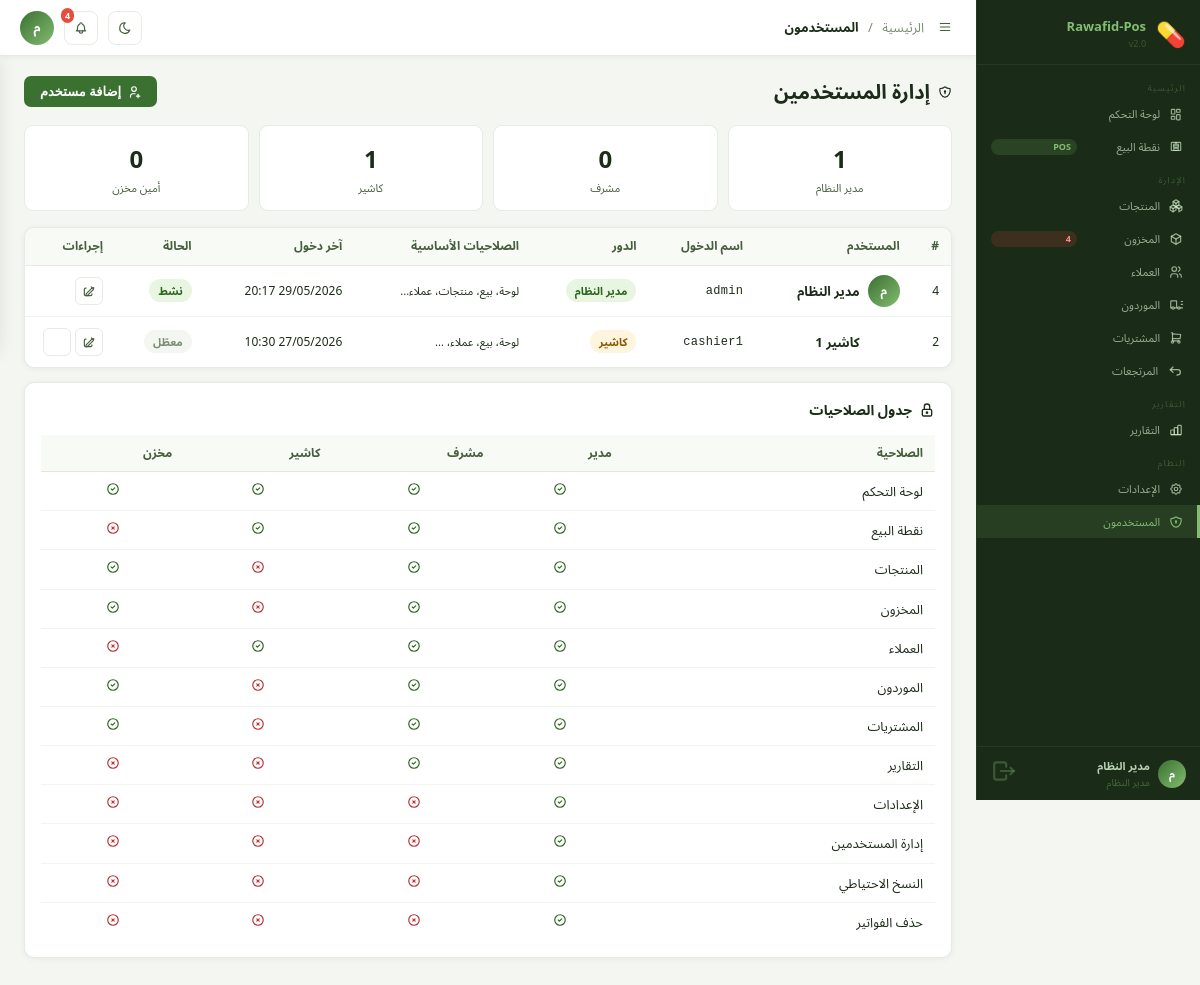
/?page=users (signed in), run on the app's committed database.
### tables this page shows
CREATE TABLE `users` (
  `id` int(11) NOT NULL AUTO_INCREMENT,
  `username` varchar(50) NOT NULL,
  `password` varchar(255) NOT NULL,
  `full_name` varchar(100) NOT NULL,
  `role` enum('admin','cashier','warehouse','supervisor') DEFAULT 'cashier',
  `email` varchar(100) DEFAULT NULL,
  `phone` varchar(20) DEFAULT NULL,
  `is_active` tinyint(1) DEFAULT 1,
  `last_login` timestamp NULL DEFAULT NULL,
  `created_at` timestamp NOT NULL DEFAULT current_timestamp(),
  PRIMARY KEY (`id`),
  UNIQUE KEY `username` (`username`)
);

### app/Controllers/UserController.php (called while the page is built, shortened)
<?php
class UserController {
    public function index(): void {
        require ROOT . '/app/Views/layouts/main.php';
    }
}

### config/Database.php (called while the page is built, shortened)
<?php
class Database {
    private static $instance = null;
    private $conn;
    private function __construct() {
        try {
            $this->conn = new PDO(
                "mysql:host=" . DB_HOST . ";dbname=" . DB_NAME . ";charset=" . DB_CHARSET,
                DB_USER,
                DB_PASS,
                [
                    PDO::ATTR_ERRMODE            => PDO::ERRMODE_EXCEPTION,
                    PDO::ATTR_DEFAULT_FETCH_MODE => PDO::FETCH_ASSOC,
                    PDO::ATTR_EMULATE_PREPARES   => false,
                    PDO::MYSQL_ATTR_INIT_COMMAND => "SET NAMES utf8mb4 COLLATE utf8mb4_unicode_ci"
                ]
            );
        } catch (PDOException $e) {
            die('<div style="direction:rtl;font-family:Arial;padding:30px;background:#fee;border:2px solid #f00;border-radius:8px;margin:20px">
                <h3>❌ خطأ في الاتصال بقاعدة البيانات</h3>
                <p>تأكد من تشغيل XAMPP وإنشاء قاعدة البيانات <strong>pos_system</strong></p>
                <p style="color:#999;font-size:13px">' . $e->getMessage() . '</p>
            </div>');
        }
    }
    public static function getInstance(): self {
        if (self::$instance === null) {
            self::$instance = new self();
        }
        return self::$instance;
    }
    public function query(string $sql, array $params = []): PDOStatement {
        $stmt = $this->conn->prepare($sql);
        $stmt->execute($params);
        return $stmt;
    }
    public function fetchAll(string $sql, array $params = []): array {
        return $this->query($sql, $params)->fetchAll();
    }
}

### app/Helpers/Helper.php (called while the page is built, shortened)
<?php
class Helper {
    public static function formatDate(string $date, string $format = 'd/m/Y H:i'): string {
        return date($format, strtotime($date));
    }
    public static function e(mixed $val): string {
        return htmlspecialchars((string)$val, ENT_QUOTES, 'UTF-8');
    }
}

### app/Helpers/Auth.php (called while the page is built, shortened)
<?php
class Auth {
    public static function id(): int|null {
        return $_SESSION['user_id'] ?? null;
    }
}

### app/Views/users/index.php (the view, shortened to what this page needs)
<?php
function render_svg_icon($name, $size = 16, $color = 'currentColor') {
    $icons = [
        'check' => '<path d="M5 12l5 5l10 -10" />',
        'ban'   => '<path d="M12 12m-9 0a9 9 0 1 0 18 0a9 9 0 1 0 -18 0" /><path d="M5.7 5.7l12.6 12.6" />'
    ];
    $path = isset($icons[$name]) ? $icons[$name] : '';
    echo '<svg xmlns="http://www.w3.org/2000/svg" width="'.$size.'" height="'.$size.'" viewBox="0 0 24 24" stroke-width="2" stroke="'.$color.'" fill="none" stroke-linecap="round" stroke-linejoin="round">' .
         '<path stroke="none" d="M0 0h24v24H0z" fill="none"/>' .
         $path .
         '</svg>';
}
?>
<?php
$db    = Database::getInstance();
$users = $db->fetchAll("SELECT * FROM users ORDER BY role, created_at DESC");
$roles = ['admin'=>'مدير النظام','supervisor'=>'مشرف','cashier'=>'كاشير','warehouse'=>'أمين مخزن'];
$roleBadges = ['admin'=>'badge-success','supervisor'=>'badge-info','cashier'=>'badge-warning','warehouse'=>'badge-secondary'];
?>
<div class="page-header">
  <h1 class="page-title"> إدارة المستخدمين</h1>
  <button class="btn btn-primary" onclick="openUserModal()">
 إضافة مستخدم
  </button>
</div>
<div class="usr-stats">
  <?php
  $rCounts = array_count_values(array_column($users,'role'));
  foreach ($roles as $k=>$v):
    $cnt = $rCounts[$k] ?? 0;
  ?>
  <div class="usr-stat-card">
    <div class="usr-stat-val"><?= $cnt ?></div>
    <div class="usr-stat-lbl"><?= $v ?></div>
  </div>
  <?php endforeach; ?>
</div>
<div class="card card-flush">
  <div class="table-wrap">
    <table class="data-table">
      <thead>
        <tr>
          <th>#</th><th>المستخدم</th><th>اسم الدخول</th><th>الدور</th>
          <th>الصلاحيات الأساسية</th><th>آخر دخول</th><th>الحالة</th><th class="w-90">إجراءات</th>
        </tr>
      </thead>
      <tbody>
        <?php foreach ($users as $u):
          $perms     = ROLE_PERMISSIONS[$u['role']] ?? [];
          $permLabel = implode('، ', array_slice(array_map(fn($p) => [
            'dashboard'=>'لوحة','pos'=>'بيع','products'=>'منتجات',
            'customers'=>'عملاء','reports'=>'تقارير','inventory'=>'مخزون',
            'settings'=>'إعدادات','manage_users'=>'مستخدمين','purchases'=>'مشتريات'
          ][$p] ?? '', $perms), 0, 4));
        ?>
        <tr>
          <td class="u-style-158"><?= $u['id'] ?></td>
          <td>
            <div class="flex items-center gap-2">
              <div class="usr-avatar usr-role-<?= Helper::e($u['role']) ?>">
                <?= mb_strtoupper(mb_substr($u['full_name'],0,1)) ?>
              </div>
              <div>
                <div class="u-style-159"><?= Helper::e($u['full_name']) ?></div>
              </div>
            </div>
          </td>
          <td class="mono cell-regular"><?= Helper::e($u['username']) ?></td>
          <td>
            <span class="badge <?= $roleBadges[$u['role']] ?? 'badge-secondary' ?>">
              <?= $roles[$u['role']] ?? $u['role'] ?>
            </span>
          </td>
          <td class="u-style-160"><?= $permLabel ?>...</td>
          <td class="cell-muted">
            <?= $u['last_login'] ? Helper::formatDate($u['last_login'],'d/m/Y H:i') : '<span class="u-style-161">لم يدخل بعد</span>' ?>
          </td>
          <td>
            <span class="badge <?= $u['is_active'] ? 'badge-success' : 'badge-secondary' ?>">
              <?= $u['is_active'] ? 'نشط' : 'معطّل' ?>
            </span>
          </td>
          <td>
            <div class="action-btns">
              <button onclick="openUserModal(<?= $u['id'] ?>)" class="action-btn edit" title="تعديل">
              </button>
              <?php if ($u['id'] !== Auth::id()): ?>
              <a href="?page=users&action=toggle&id=<?= $u['id'] ?>"
                 class="action-btn <?= $u['is_active'] ? 'delete' : 'view' ?>"
                 title="<?= $u['is_active'] ? 'تعطيل' : 'تفعيل' ?>"
                 onclick="return confirm('<?= $u['is_active'] ? 'تعطيل' : 'تفعيل' ?> هذا المستخدم؟')">
                <div class="status-icon">
    <?php render_svg_icon($u['is_active'] ? 'check' : 'ban', 16, $u['is_active'] ? 'var(--success)' : 'var(--danger)'); ?>
</div>
              </a>
              <?php endif; ?>
            </div>
          </td>
        </tr>
        <?php endforeach; ?>
      </tbody>
    </table>
  </div>
</div>
<div class="card">
  <div class="card-header">
    <h3 class="card-title"> جدول الصلاحيات</h3>
  </div>
  <div class="table-wrap">
    <table class="data-table">
      <thead>
        <tr>
          <th>الصلاحية</th>
          <th class="text-center">مدير</th>
          <th class="text-center">مشرف</th>
          <th class="text-center">كاشير</th>
          <th class="text-center">مخزن</th>
        </tr>
      </thead>
      <tbody>
        <?php
        $permList = [
          'dashboard' => 'لوحة التحكم','pos' => 'نقطة البيع','products' => 'المنتجات',
          'inventory' => 'المخزون','customers' => 'العملاء','suppliers' => 'الموردون',
          'purchases' => 'المشتريات','reports' => 'التقارير',
          'settings' => 'الإعدادات','manage_users' => 'إدارة المستخدمين',
          'backup' => 'النسخ الاحتياطي','delete_invoices' => 'حذف الفواتير',
        ];
        foreach ($permList as $pkey => $plabel):
        ?>
        <tr>
          <td><?= $plabel ?></td>
          <?php foreach (['admin','supervisor','cashier','warehouse'] as $role): ?>
          <td class="text-center">
          </td>
          <?php endforeach; ?>
        </tr>
        <?php endforeach; ?>
      </tbody>
    </table>
  </div>
</div>

### assets/css/base.css (style rules this page uses)
*, *::before, *::after { box-sizing: border-box; margin: 0; padding: 0; }
html { font-size: 15px; }
body { font-family: "Segoe UI", Tahoma, "Noto Sans Arabic", Arial, sans-serif; background: var(--bg); color: var(--text); direction: rtl; min-height: 100vh; line-height: 1.55; font-weight: 400; text-rendering: optimizeLegibility; -webkit-font-smoothing: antialiased; }
a { color: inherit; }

### assets/css/layout.css (style rules this page uses)
.page-header { display: flex; align-items: center; justify-content: space-between; gap: 16px; margin-bottom: 18px; }
.page-title { font-size: 20px; font-weight: 750; color: var(--text); display: flex; align-items: center; gap: 8px; }

### assets/css/components.css (style rules this page uses)
.card { background: var(--surface); border-radius: var(--radius); border: 1px solid var(--border); padding: 16px; margin-bottom: 14px; box-shadow: var(--shadow); }
.card-header { display: flex; align-items: center; justify-content: space-between; margin-bottom: 14px; }
.card-title { font-size: 14px; font-weight: 600; color: var(--text); display: flex; align-items: center; gap: 7px; }
.btn { display: inline-flex; align-items: center; gap: 6px; padding: 8px 16px; border-radius: var(--radius-sm); font-size: 13px; font-weight: 600; cursor: pointer; border: none; transition: all var(--transition); text-decoration: none; white-space: nowrap; }
.btn-primary { background: var(--olive-600); color: white; }
.table-wrap { overflow-x: auto; }
.data-table { width: 100%; border-collapse: collapse; font-size: 13px; }
.data-table th { background: var(--surface-2); color: var(--text-2); font-weight: 600; padding: 9px 12px; text-align: right; border-bottom: 1px solid var(--border); font-size: 12px; white-space: nowrap; }
.data-table td { padding: 9px 12px; border-bottom: 1px solid var(--border-2); color: var(--text); vertical-align: middle; }
.data-table tr:last-child td { border-bottom: none; }
.mono { font-family: 'Courier New', monospace; letter-spacing: .3px; }
.badge { display: inline-block; padding: 3px 9px; border-radius: 20px; font-size: 11px; font-weight: 600; }
.badge-success { background: var(--color-hex-e8f5e0); color: var(--color-hex-2e6420); }
.badge-warning { background: var(--color-hex-fff4dd); color: var(--color-hex-8a5800); }
.badge-secondary { background: var(--bg); color: var(--text-3); }
.action-btns { display: flex; gap: 4px; }
.action-btn { width: 28px; height: 28px; border-radius: 6px; display: flex; align-items: center; justify-content: center; font-size: 14px; cursor: pointer; border: 1px solid var(--border); background: none; color: var(--text-2); text-decoration: none; transition: var(--transition); }

### assets/css/utilities.css (style rules this page uses)
.flex { display: flex; }
.items-center { align-items: center; }
.gap-2 { gap: var(--space-2); }
.w-90 { width: 90px; }
.text-center { text-align: center; }
.text-danger { color: var(--danger); }
.text-success { color: var(--success); }
.card-flush { padding: 0; overflow: hidden; }
.cell-muted { font-size: 12px; color: var(--text-3); }
.cell-regular { font-size: 12px; }
.u-style-158 { color:var(--text-3);font-size:12px }
.u-style-159 { font-weight:600;font-size:13px }
.u-style-160 { font-size:11px;color:var(--text-3);max-width:180px }
.usr-role-admin { background: linear-gradient(135deg, var(--color-hex-3a7030), var(--color-hex-84bc72)); }
.usr-role-cashier { background: linear-gradient(135deg, var(--color-hex-1a4a90), var(--color-hex-5a9eff)); }

### assets/css/pages.css (style rules this page uses)
* { box-sizing:border-box;margin:0;padding:0 }
.usr-stats { display:grid;grid-template-columns:repeat(4,1fr);gap:10px;margin-bottom:16px }
.usr-stat-card { background:var(--surface);border:1px solid var(--border);border-radius:9px;padding:14px;text-align:center }
.usr-stat-val { font-size:24px;font-weight:700;color:var(--text) }
.usr-stat-lbl { font-size:11px;color:var(--text-2);margin-top:2px }
.usr-avatar { width:32px;height:32px;border-radius:50%;display:flex;align-items:center;justify-content:center;color:white;font-size:12px;font-weight:700;flex-shrink:0 }

### data on the page
users: id "4", full_name "م", full_name "مدير النظام", username "admin", role "مدير النظام", role "لوحة، بيع، منتجات، عملاء", last_login "29/05/2026 20:17", is_active "نشط"
users: id "2", full_name "كاشير 1", username "cashier1", role "كاشير", role "لوحة، بيع، عملاء،", last_login "27/05/2026 10:30", is_active "معطّل"

### other printed values
$bicon "💊"
$bname "Rawafid-Pos"
APP_VERSION "2.0"
$lowStockCount "4"
mb_substr(Auth::user()['full_name'] ?? 'م', 0, 1) "م"
Auth::user()['full_name'] "مدير النظام"
$curPage "المستخدمون"
$cnt "1"
$v "مدير النظام"
$cnt "0"
$v "مشرف"
$v "كاشير"
$v "أمين مخزن"
$plabel "لوحة التحكم"
$plabel "نقطة البيع"
